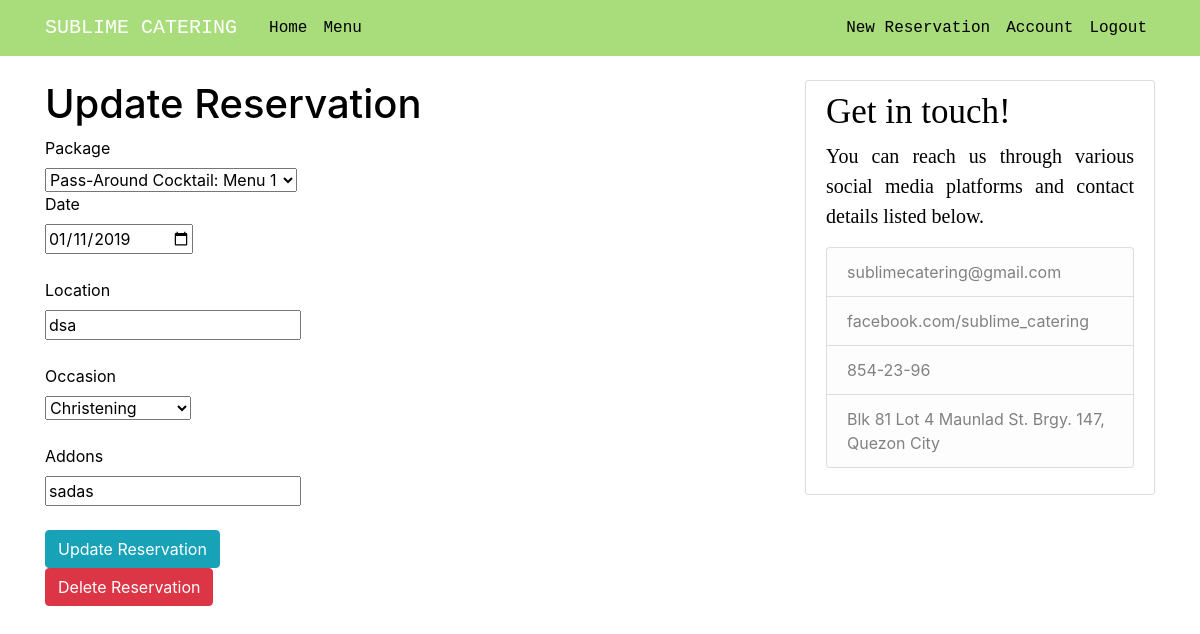
The app's page /reservation/update/3 (signed in) with its own data.
### backend/reservation/models.py (models this page shows, shortened)
class Reservation(db.Model):
    __tablename__ = 'reservation'
    id = db.Column(db.Integer, primary_key=True)
    user_id = db.Column(Integer, db.ForeignKey('user.id'))
    date = db.Column(db.DateTime, nullable=False, default=datetime, unique=True)
    package = db.Column(db.String(100), nullable=False, unique=False)
    location = db.Column(db.String(100), nullable=False, unique=False)
    occasion = db.Column(db.String(100), nullable=False, unique=False)
    addons = db.Column(db.String(100), nullable=False, unique=False)

### backend/reservation/routes.py (the view)
@app.route("/reservation/update/<int:id>", methods=['GET', 'POST'])
@login_required
def update_reservation(id):
    reservation = Reservation.query.filter_by(id=id).first_or_404()
    form = reservationForm(obj=reservation)
    if form.validate_on_submit():
        if form.date.data < datetime.now().date():
            flash("You cannot book dates in the past")
            return redirect(url_for('update_reservation',id=id))
        else:
            reservation.package = form.package.data
            reservation.date = form.date.data
            reservation.location = form.location.data
            reservation.occasion = form.occasion.data
            reservation.addons = form.addons.data
            db.session.commit()
            flash("reservation is updated")
            return redirect(url_for('index', id=id))
    elif request.method == 'GET':
        form.package.data = reservation.package
        form.date.data = reservation.date
        form.location.data=reservation.location
        form.occasion.data=reservation.occasion
        form.addons.data=reservation.addons
    return render_template('update.html', form=form)

### backend/reservation/form.py
class reservationForm(FlaskForm):
    package = SelectField('Package', choices=[('Pass-Around Cocktail: MENU1', 'Pass-Around Cocktail: Menu 1'), ('Pass-Around Cocktail: MENU2', 'Pass-Around Cocktail: Menu 2')], validators=[DataRequired()])
    date = DateField('Date', format='%Y-%m-%d', default=datetime.now(), validators=[DataRequired()])
    location = StringField('Location', validators=[DataRequired()])
    occasion = SelectField('Occasion', choices=[('Birthday', 'Birthday'), ('Wedding', 'Wedding'), ('Anniversary', 'Anniversary'), ('Corporate Event', 'Corporate Event'), ('Christening', 'Christening'), ('Reunion', 'Reunion'), ('School Event', 'School Event')], validators=[DataRequired()])
    addons = StringField('Addons', validators=[DataRequired()])
    submit = SubmitField('Reserve')
    id = IntegerField('ID')

### backend/reservation/models.py (called while the page is built)
@login_manager.user_loader
def load_user(user_id):
    return User.query.get(int(user_id))

### frontend/reservation/templates/update.html (shortened to what this page needs)
{% extends "layout.html" %}
{% block content %}
<h1>Update Reservation</h1>
		{% if form %}
			<form action="{{url_for('update_reservation', id=form.id.data)}}" method="POST">
				{{form.package.label}}<br />
				{{form.package}}<br />
				{{form.date.label}}<br />
				{{form.date}}<br /><br />
                {{form.location.label}}<br />
				{{form.location}}<br /><br />
                {{form.occasion.label}}<br />
				{{form.occasion}}<br /><br />
                {{form.addons.label}}<br />
				{{form.addons}}<br /><br />
				<input class="btn btn-info" type="submit" value="Update Reservation">
            </form>
            <form action="{{ url_for('delete_reservation', id=form.id.data) }}" method="POST">
            <input class="btn btn-danger" type="submit" value="Delete Reservation">
			</form>
	{% endif %}
{% endblock %}

### frontend/reservation/static/main.css (style rules this page uses)
body { background: #FFFFFF; color: #000000; margin-top: 5rem; }
h1, h2, h3, h4, h5, h6 { color: #000000; }

### records on screen
Reservation: package "Pass-Around Cocktail: Menu 1", date "01/11/2019", location "dsa", occasion "Christening", addons "sadas"
